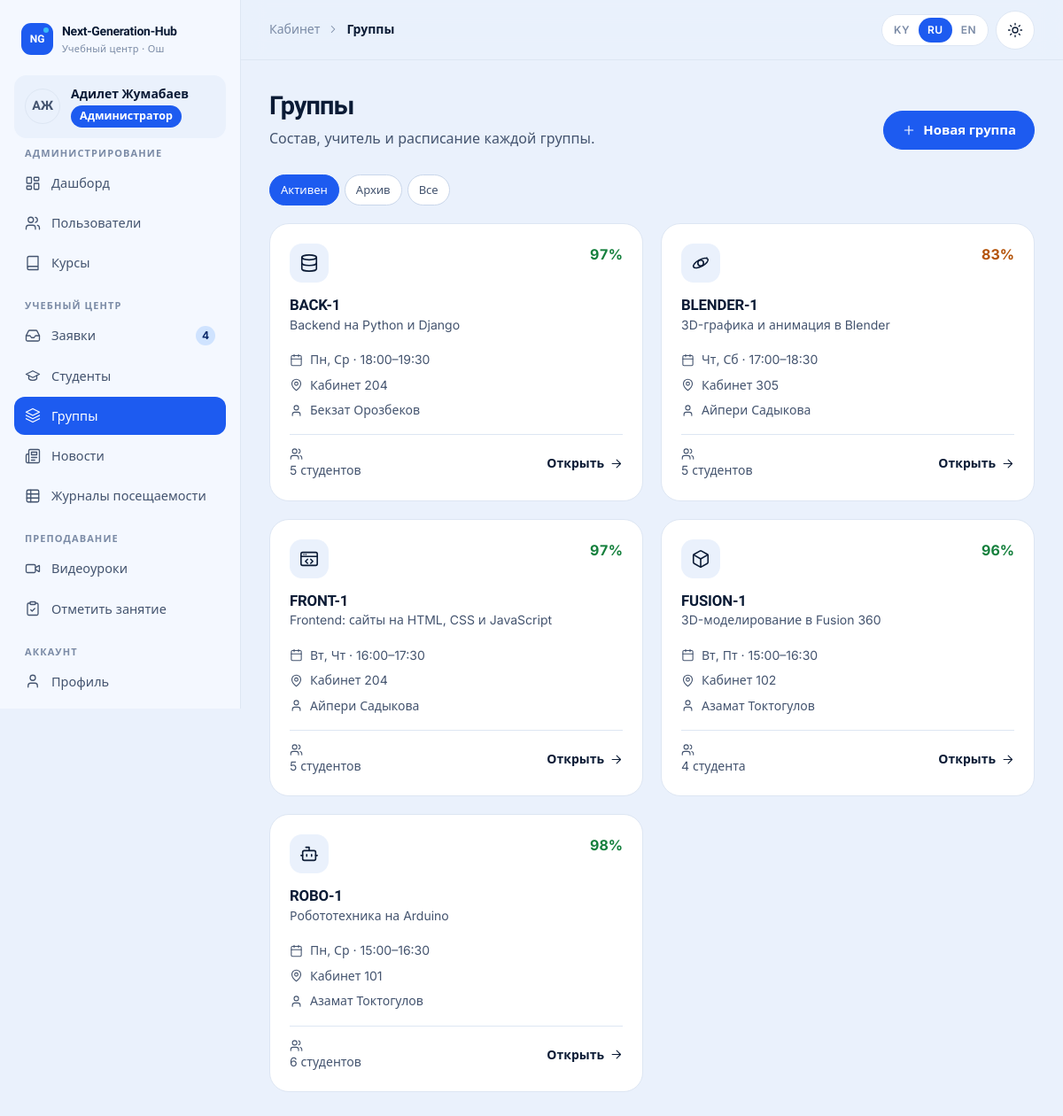
The app's page /cabinet/manager/groups/ (signed in) with its own data.
### accounts/models.py (models this page shows, shortened)
class User(AbstractUser):
    class Role(models.TextChoices):
        ADMIN = "admin", _("Administrator")
        MANAGER = "manager", _("Manager")
        TEACHER = "teacher", _("Teacher")
        STUDENT = "student", _("Student")
    role = models.CharField(_("role"), max_length=16, choices=Role.choices, default=Role.STUDENT, db_index=True)
    phone = models.CharField(_("phone"), max_length=32, blank=True)
    photo = models.ImageField(_("photo"), upload_to="users/", blank=True)
    specialization = models.CharField(_("specialization"), max_length=160, blank=True)
    about = models.TextField(_("about"), blank=True)
    class Meta:
        verbose_name = _("user")
        verbose_name_plural = _("users")
        ordering = ["last_name", "first_name", "username"]
    @property
    def display_name(self):
        return self.get_full_name() or self.username
    @property
    def initials(self):
        parts = [p for p in (self.first_name, self.last_name) if p]
        if parts:
            return "".join(p[0] for p in parts).upper()[:2]
        return self.username[:2].upper()
    @property
    def is_admin_role(self):
        return self.is_superuser or self.role == self.Role.ADMIN
    @property
    def is_student(self):
        return self.role == self.Role.STUDENT
    def has_role(self, *roles):
        return self.is_admin_role or self.role in roles

### core/models.py (models this page shows, shortened)
class Group(models.Model):
    name = models.CharField(_("name"), max_length=120)
    course = models.ForeignKey(Course, verbose_name=_("course"), on_delete=models.PROTECT, related_name="groups")
    teacher = models.ForeignKey(
        settings.AUTH_USER_MODEL,
        verbose_name=_("teacher"),
        on_delete=models.SET_NULL,
        null=True,
        blank=True,
        related_name="teaching_groups",
        limit_choices_to={"role": "teacher"},
    )
    students = models.ManyToManyField(
        settings.AUTH_USER_MODEL,
        verbose_name=_("students"),
        related_name="study_groups",
        blank=True,
        limit_choices_to={"role": "student"},
    )
    weekdays = models.CharField(
        _("days of week"), max_length=20, blank=True, help_text=_("Comma-separated numbers: 0 = Monday … 6 = Sunday.")
    )
    start_time = models.TimeField(_("start time"), null=True, blank=True)
    end_time = models.TimeField(_("end time"), null=True, blank=True)
    room = models.CharField(_("room"), max_length=60, blank=True)
    start_date = models.DateField(_("start date"), default=datetime.date.today)
    is_active = models.BooleanField(_("active"), default=True)
    created_at = models.DateTimeField(auto_now_add=True)
    class Meta:
        verbose_name = _("group")
        verbose_name_plural = _("groups")
        ordering = ["-is_active", "name"]
    @property
    def weekday_list(self):
        return sorted({int(d) for d in re.findall(r"\d", self.weekdays or "") if int(d) < 7})
    @property
    def schedule_display(self):
        labels = dict(WEEKDAYS)
        days = ", ".join(str(labels[d]) for d in self.weekday_list)
        if self.start_time and self.end_time:
            time = f"{self.start_time:%H:%M}–{self.end_time:%H:%M}"
            return f"{days} · {time}" if days else time
        return days

class TranslatableMixin:
    def tr(self, field, lang=None):
        lang = (lang or get_language() or FALLBACK_LANGUAGE).split("-")[0]
        if lang not in CONTENT_LANGUAGES:
            lang = FALLBACK_LANGUAGE
        value = getattr(self, f"{field}_{lang}", "") or ""
        if not value and lang != FALLBACK_LANGUAGE:
            value = getattr(self, f"{field}_{FALLBACK_LANGUAGE}", "") or ""
        return value

class Course(TranslatableMixin, models.Model):
    class Level(models.TextChoices):
        BEGINNER = "beginner", _("Beginner")
        INTERMEDIATE = "intermediate", _("Intermediate")
        ADVANCED = "advanced", _("Advanced")
    direction = models.CharField(_("direction"), max_length=20, choices=Direction.choices, db_index=True)
    slug = models.SlugField(_("slug"), max_length=80, unique=True)
    title_ru = models.CharField(_("title (RU)"), max_length=160)
    title_ky = models.CharField(_("title (KY)"), max_length=160, blank=True)
    title_en = models.CharField(_("title (EN)"), max_length=160, blank=True)
    short_ru = models.CharField(_("short description (RU)"), max_length=300, blank=True)
    short_ky = models.CharField(_("short description (KY)"), max_length=300, blank=True)
    short_en = models.CharField(_("short description (EN)"), max_length=300, blank=True)
    description_ru = models.TextField(_("full description (RU)"), blank=True)
    description_ky = models.TextField(_("full description (KY)"), blank=True)
    description_en = models.TextField(_("full description (EN)"), blank=True)
    level = models.CharField(_("level"), max_length=20, choices=Level.choices, default=Level.BEGINNER)
    age_from = models.PositiveSmallIntegerField(_("age from"), default=10)
    age_to = models.PositiveSmallIntegerField(_("age to"), default=17)
    duration_months = models.PositiveSmallIntegerField(_("duration, months"), default=6)
    lessons_per_week = models.PositiveSmallIntegerField(_("lessons per week"), default=2)
    price = models.PositiveIntegerField(_("price, KGS per month"), default=0)
    cover = models.ImageField(_("cover"), upload_to="courses/", blank=True)
    teachers = models.ManyToManyField(
        settings.AUTH_USER_MODEL,
        verbose_name=_("teachers"),
        related_name="courses_taught",
        blank=True,
        limit_choices_to={"role": "teacher"},
    )
    is_active = models.BooleanField(_("active"), default=True)
    order = models.PositiveSmallIntegerField(_("order"), default=0)
    created_at = models.DateTimeField(auto_now_add=True)
    class Meta:
        verbose_name = _("course")
        verbose_name_plural = _("courses")
        ordering = ["order", "title_ru"]

### cabinet/views/manager.py (the view)
# urls.py: path("manager/groups/", manager.group_list, name="manager_groups"),
@role_required(R.MANAGER)
def group_list(request):
    qs = Group.objects.select_related("course", "teacher")
    show = request.GET.get("show", "active")
    if show == "active":
        qs = qs.filter(is_active=True)
    elif show == "archive":
        qs = qs.filter(is_active=False)
    return render(
        request,
        "cabinet/manager/group_list.html",
        {"groups": with_month_percent(qs), "show": show, "page_title": _("Groups")},
    )

### cabinet/navigation.py (called while the page is built)
def _item(label, url_name, icon, match=None, badge=None, external=False):
    return {
        "label": label,
        "url": url_name if external else reverse(url_name),
        "icon": icon,
        "match": match or [url_name.split(":")[-1]],
        "badge": badge,
        "external": external,
    }

def sidebar(request):
    path = request.path
    user = getattr(request, "user", None)
    if not user or not user.is_authenticated or not (path.startswith("/cabinet/") or path.startswith("/accounts/")):
        return {}
    match = getattr(request, "resolver_match", None)
    current = match.url_name if match and match.url_name else ""
    return {"sidebar_sections": build_sidebar(user, current)}

### cabinet/views/common.py (called while the page is built)
def with_month_percent(groups):
    groups = list(groups)
    month_start = timezone.localdate().replace(day=1)
    statuses = {}
    for group_id, status in Attendance.objects.filter(group__in=groups, date__gte=month_start).values_list(
        "group_id", "status"
    ):
        statuses.setdefault(group_id, []).append(status)
    counts = dict(
        Group.students.through.objects.filter(group_id__in=[g.pk for g in groups])
        .values_list("group_id")
        .annotate(n=Count("id"))
        .values_list("group_id", "n")
    )
    for g in groups:
        g.month_percent = attendance_percent(statuses.get(g.pk, []))
        g.month_marks = len(statuses.get(g.pk, []))
        g.n_students = counts.get(g.pk, 0)
    return groups

### core/context_processors.py (called while the page is built)
def site(request):
    return {
        "SITE": {
            "name": settings.SITE_NAME,
            "phone": settings.SITE_PHONE,
            "phone_href": "tel:" + "".join(ch for ch in settings.SITE_PHONE if ch.isdigit() or ch == "+"),
            "email": settings.SITE_EMAIL,
            "address": settings.SITE_ADDRESS or _("Osh, Lenin street 205, 2nd floor"),
            "hours": settings.SITE_HOURS or _("Mon–Sat, 9:00–20:00"),
            "instagram": settings.SITE_INSTAGRAM,
            "telegram": settings.SITE_TELEGRAM,
            "whatsapp": settings.SITE_WHATSAPP,
            "map_url": settings.SITE_MAP_URL,
        },
        "MAX_VIDEO_UPLOAD_MB": settings.MAX_VIDEO_UPLOAD_MB,
        "SHOW_DEMO_ACCOUNTS": settings.SHOW_DEMO_ACCOUNTS,
    }

### core/templatetags/core_tags.py (called while the page is built)
@register.filter
def tr(obj, field):
    if obj is None:
        return ""
    return obj.tr(field)

@register.simple_tag
def icon(name, size=20, cls="", label=""):
    return mark_safe(svg(name, size, escape(cls), escape(label)))

### templates/cabinet/manager/group_list.html
{% extends "cabinet/base.html" %}
{% load i18n core_tags %}
{% block content %}
<div class="page-head">
  <div><h1>{% trans "Groups" %}</h1><p>{% trans "Composition, teacher and schedule of each group." %}</p></div>
  <div class="actions"><a class="btn btn-primary" href="{% url 'cabinet:manager_group_create' %}">{% icon "plus" 16 %} {% trans "New group" %}</a></div>
</div>
<nav class="tabs" aria-label="{% trans 'Filter' %}">
  <a class="chip{% if show == 'active' %} is-active{% endif %}" href="?show=active">{% trans "Active" %}</a>
  <a class="chip{% if show == 'archive' %} is-active{% endif %}" href="?show=archive">{% trans "Archive" %}</a>
  <a class="chip{% if show == 'all' %} is-active{% endif %}" href="?show=all">{% trans "All" %}</a>
</nav>
{% if groups %}
<div class="grid grid-cards">
  {% for g in groups %}{% url 'cabinet:manager_group_detail' g.pk as href %}{% include "cabinet/shared/_group_card.html" with show_teacher=1 %}{% endfor %}
</div>
{% else %}
<div class="card">{% trans "No groups" as t1 %}{% url 'cabinet:manager_group_create' as u %}{% trans "Create group" as t3 %}{% include "cabinet/shared/_empty.html" with icon="layers" title=t1 action_url=u action_label=t3 %}</div>
{% endif %}
{% endblock %}

### templates/cabinet/base.html (shortened to what this page needs)
{% load static i18n core_tags %}{% get_current_language as LANGUAGE_CODE %}<!doctype html>
<html lang="{{ LANGUAGE_CODE }}" class="no-js">
<head>
  {% include "partials/head.html" %}
</head>
<body>
  <div class="cab">
    <aside class="cab-sidebar" id="cab-sidebar" aria-label="{% trans 'Cabinet menu' %}">
      <div class="row-between" style="flex-wrap:nowrap">
        {% include "partials/logo.html" %}
      </div>
      <a class="cab-user" href="{% url 'accounts:profile' %}">
        {% include "partials/avatar.html" with u=user %}
        <span class="grow" style="min-width:0"><b>{{ user.display_name }}</b><span class="badge badge-role-{{ user.role }} no-dot" style="margin-top:4px">{{ user.get_role_display }}</span></span>
      </a>
      <nav class="cab-nav">
        {% for title, items in sidebar_sections %}
        <div>
          <h6>{{ title }}</h6>
          <ul>
            {% for item in items %}
            <li><a href="{{ item.url }}"{% if item.active %} aria-current="page"{% endif %}>{% icon item.icon 18 %}<span>{{ item.label }}</span>{% if item.badge %}<span class="nav-badge" aria-label="{% trans 'new' %}">{{ item.badge }}</span>{% endif %}</a></li>
            {% endfor %}
          </ul>
        </div>
        {% endfor %}
      </nav>
    </aside>
    <div class="cab-main">
      <header class="cab-topbar">
        <div class="crumbs">{% block crumbs %}<span>{% trans "Cabinet" %}</span>{% icon "chevron-right" 14 %}<b>{{ page_title }}</b>{% endblock %}</div>
        <div class="tools">
          {% include "partials/lang_switch.html" %}
          {% include "partials/theme_toggle.html" %}
        </div>
      </header>
      <main class="cab-content" id="content">
        {% block content %}{% endblock %}
      </main>
    </div>
  </div>
</body>
</html>

### templates/partials/avatar.html
<span class="avatar {{ size|default:'' }}" aria-hidden="true">{% if u.photo %}<img src="{{ u.photo.url }}" alt="" loading="lazy">{% else %}{{ u.initials }}{% endif %}</span>

### templates/cabinet/shared/_group_card.html
{% load i18n core_tags %}<a class="card group-card" href="{{ href }}">
  <div class="top">
    <span class="ic">{% icon g.course.direction 22 %}</span>
    {% if g.month_percent is not None %}<span class="pct {{ g.month_percent|percent_level }}" title="{% trans 'Attendance this month' %}">{{ g.month_percent }}%</span>{% elif pct is not None %}<span class="pct {{ pct|percent_level }}">{{ pct }}%</span>{% else %}<span class="badge no-dot">{% trans "no marks" %}</span>{% endif %}
  </div>
  <div>
    <h3>{{ g.name }}</h3>
    <span class="muted" style="font-size:14px">{{ g.course|tr:"title" }}</span>
  </div>
  <div class="meta">
    <span>{% icon "calendar" 15 %} {{ g.schedule_display|default:_("Schedule not set") }}</span>
    {% if g.room %}<span>{% icon "map-pin" 15 %} {% trans "Room" %} {{ g.room }}</span>{% endif %}
    {% if show_teacher and g.teacher %}<span>{% icon "user" 15 %} {{ g.teacher.display_name }}</span>{% endif %}
  </div>
  <div class="foot">
    <span class="muted">{% icon "users" 15 %} {% blocktrans count n=g.n_students|default:0 %}{{ n }} student{% plural %}{{ n }} students{% endblocktrans %}</span>
    <span class="link">{{ link_label|default:_("Open") }} {% icon "arrow-right" 15 %}</span>
  </div>
</a>

### records on screen
User: initials "АЖ", display_name "Адилет Жумабаев", role "Администратор"
Group: month_percent "97", name "BACK-1", course|tr "Backend на Python и Django", schedule_display "Пн, Ср · 18:00–19:30", room "204", teacher.display_name "Бекзат Орозбеков", link_label "Открыть"
Group: month_percent "83", name "BLENDER-1", course|tr "3D-графика и анимация в Blender", schedule_display "Чт, Сб · 17:00–18:30", room "305", teacher.display_name "Айпери Садыкова", link_label "Открыть"
Group: month_percent "97", name "FRONT-1", course|tr "Frontend: сайты на HTML, CSS и JavaScript", schedule_display "Вт, Чт · 16:00–17:30", room "204", teacher.display_name "Айпери Садыкова", link_label "Открыть"
Group: month_percent "96", name "FUSION-1", course|tr "3D-моделирование в Fusion 360", schedule_display "Вт, Пт · 15:00–16:30", room "102", teacher.display_name "Азамат Токтогулов", link_label "Открыть"
Group: month_percent "98", name "ROBO-1", course|tr "Робототехника на Arduino", schedule_display "Пн, Ср · 15:00–16:30", room "101", teacher.display_name "Азамат Токтогулов", link_label "Открыть"

### other values on screen
{{ title }} "АДМИНИСТРИРОВАНИЕ" "УЧЕБНЫЙ ЦЕНТР" "ПРЕПОДАВАНИЕ" "АККАУНТ"
{{ item.label }} "Дашборд" "Пользователи" "Курсы" "Заявки" "Студенты" "Группы" "Новости" "Журналы посещаемости" "Видеоуроки" "Отметить занятие" "Профиль"
{{ item.badge }} "4"
{{ page_title }} "Группы"
{{ code|upper }} "KY" "RU" "EN"
